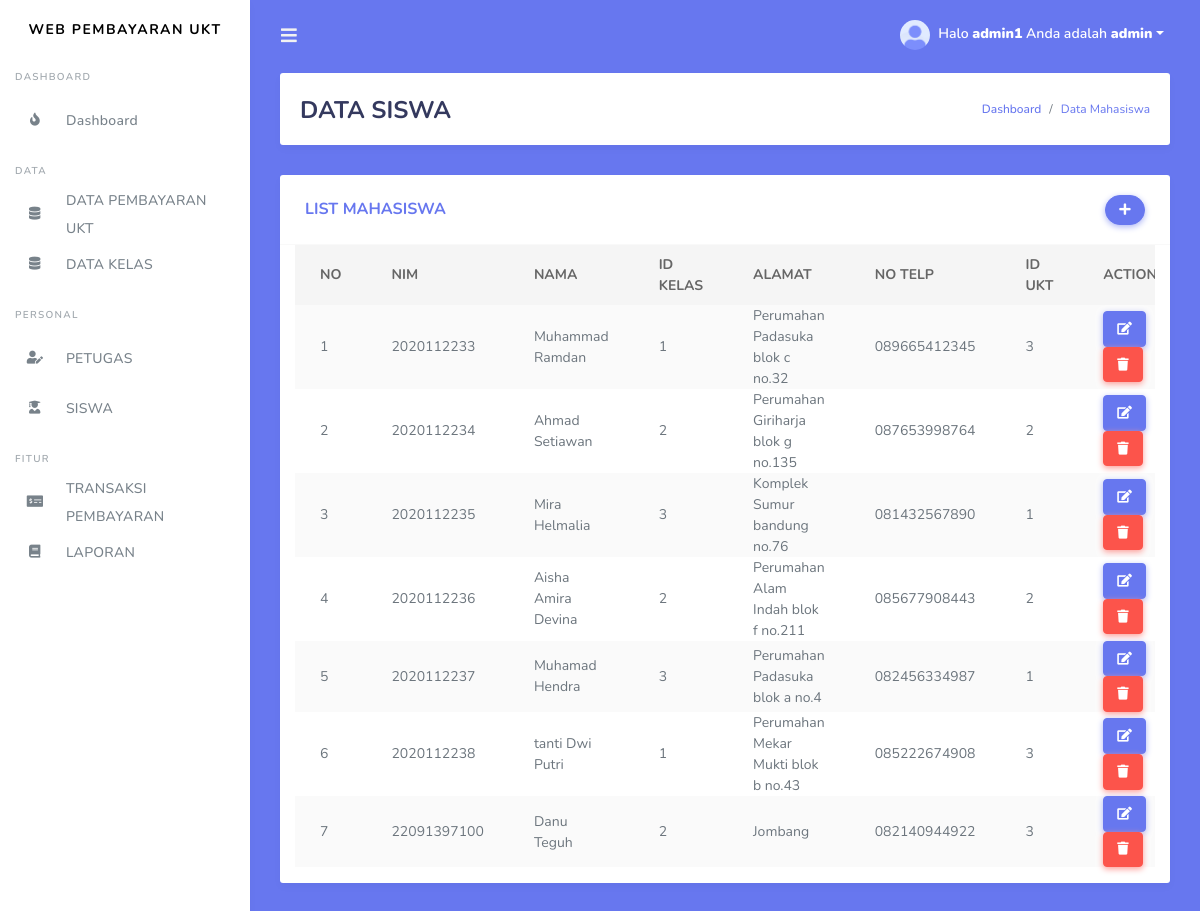
The app's page /siswa.php (signed in) with its own data.
### tables this page shows
CREATE TABLE `siswa` (
  `nisn` varchar(11) NOT NULL,
  `nis` varchar(11) NOT NULL,
  `nama` varchar(35) NOT NULL,
  `id_kelas` int(11) NOT NULL,
  `alamat` text NOT NULL,
  `no_telp` varchar(13) NOT NULL,
  `id_spp` int(11) NOT NULL
);

CREATE TABLE `kelas` (
  `id_kelas` int(11) NOT NULL,
  `nama_kelas` varchar(10) NOT NULL,
  `kompetensi_keahlian` varchar(50) NOT NULL
);

CREATE TABLE `spp` (
  `id_spp` int(11) NOT NULL,
  `tahun` int(11) NOT NULL,
  `nominal` int(11) NOT NULL
);

### siswa.php (the view, shortened to what this page needs)
<!DOCTYPE html>
<html>
  <head>
  </head>
<body>
	<?php
  include ('tampilan/header.php');
  include ('tampilan/sidebar.php');
?>
      <div class="main-content bg-primary">
        <section class="section">
          <div class="section-header">
            <h1>DATA SISWA</h1>
            <div class="section-header-breadcrumb">
              <div class="breadcrumb-item active"><a href="dashboard.php">Dashboard</a></div>
              <div class="breadcrumb-item text-primary">Data Mahasiswa</div>
            </div>
          </div>
            <div class="row">
              <div class="col-md-12">
                <div class="card">
                  <div class="card-header">
                    <h4>LIST MAHASISWA</h4>
                    <div class="card-header-form">
                      <form>
                          <div class="input-group-btn">
                            <a href="tambah_siswa.php" class="btn btn-primary"><i class="fas fa-plus"></i></a>
                        </div>
                      </form>
                    </div>
                  </div>
                  <div class="card-body p-0 ">
                  <div class="col-md-12">
                    <div class="table-responsive ">
                      <table class="table table-striped ">
                       <thead>
                          <tr>
                          <th>NO</th>
                          <th>NIM</th>
                          <th>NAMA</th>
                          <th>ID KELAS</th>
                          <th>ALAMAT</th>
                          <th>NO TELP</th>
                          <th>ID UKT</th>
                           <th>ACTION</th>
                        </tr>
                        </thead>
                         <tbody>
                           <?php
                              $query = "SELECT * FROM siswa,kelas,spp where siswa.id_kelas=kelas.id_kelas AND siswa.id_spp=spp.id_spp ORDER BY nisn ASC";
                        $result = mysqli_query($koneksi, $query);
                              $no = 1;
                              while($row = mysqli_fetch_assoc($result))
                              {
                              ?>
                        <tr>
                          <td><?php echo $no; ?></td>
                          <td><?php echo $row['nisn']; ?></td>
                            <td><?php echo $row['nama']; ?></td>
                             <td><?php echo $row['id_kelas']; ?></td>
                              <td><?php echo $row['alamat']; ?></td>
                               <td><?php echo $row['no_telp']; ?></td>
                                <td><?php echo substr ($row['id_spp'], 0, 20); ?></td>
                          <td>
                          <a href="edit_siswa.php?id=<?php echo $row['nisn']; ?>"class="btn btn-primary"><i class="fas fa-edit"></i></a>
                          <a href="proses_hapussiswa.php?id=<?php echo $row['nisn']; ?>" class="btn btn-danger" onClick="return confirm('Anda yakin akan menghapus data ini?')"><i class="fas fa-trash"></i></a>
                          </td>
                        </tr>
                         <?php
                           $no++;
                           }
                         ?>
                         </tbody>
                      </table>
                    </div>
                  </div>
                </div>
              </div>
              </div>
            </div>
          </div>
        </div>
      </div>
</body>
</html>

### tampilan/header.php (shortened to what this page needs)
<!DOCTYPE html>
<html lang="en">
  <head>
  <link rel="stylesheet" href="bootstrap/bootstrap.min.css">
  <link rel="stylesheet" href="assets/fontawesome-free/css/all.css">
  <link rel="stylesheet" href="css/style.css">
  <link rel="stylesheet" href="css/components.css">
  </head>
  </html>

### tampilan/sidebar.php (shortened to what this page needs)
  <?php
  if($_SESSION['level']=="admin"){
  ?>
<body>
  <div id="app">
    <div class="main-wrapper">
      <nav class="navbar navbar-expand-lg main-navbar">
        <form class="form-inline mr-auto">
          <ul class="navbar-nav mr-3">
            <li><a href="#" data-toggle="sidebar" class="nav-link nav-link-lg"><i class="fas fa-bars"></i></a></li>
          </ul>
        </form>
        <ul class="navbar-nav navbar-right">
          <li class="dropdown"><a href="#" data-toggle="dropdown" class="nav-link dropdown-toggle nav-link-lg nav-link-user">
            <img alt="image" src="img/avatar/avatar-1.png" class="rounded-circle mr-1">
            Halo <b><?php echo $_SESSION['username']; ?></b> Anda adalah <b><?php echo $_SESSION['level']; ?></b></a>
          </li>
        </ul>
      </nav>
      <div class="main-sidebar">
        <aside id="sidebar-wrapper">
          <div class="sidebar-brand">
            <a>Web Pembayaran UKT</a>
          </div>
          <ul class="sidebar-menu">
              <li class="menu-header">Dashboard</li>
              <li>
                <a href="dashboard.php" class="nav-link"><i class="fas fa-fire"></i><span>Dashboard</span></a>
              </li>
              <li class="menu-header">Data</li>
              <li><a class="nav-link" href="spp.php"><i class="fas fa-database"></i> <span>DATA PEMBAYARAN UKT</span></a></li>
              <li><a class="nav-link" href="kelas.php"><i class="fas fa-database"></i> <span>DATA KELAS</span></a></li>
              <li class="menu-header">Personal</li>
              <li><a class="nav-link" href="petugas.php"><i class="fas fa-user-edit"></i> <span>PETUGAS</span></a></li>
              <li><a class="nav-link" href="siswa.php"><i class="fas fa-user-graduate"></i> <span>SISWA</span></a></li>
              <li class="menu-header">Fitur</li>
              <li><a class="nav-link" href="transaksi.php"><i class="fas fa-money-check-alt"></i> <span>TRANSAKSI PEMBAYARAN</span></a></li>
              <li><a class="nav-link" href="laporan.php"><i class="fas fa-book"></i> <span>LAPORAN</span></a></li>
        </aside>
      </div>
<?php
}

### records on screen
siswa: nisn "2020112233", nama "Muhammad Ramdan", id_kelas.id_kelas "1", alamat "Perumahan Padasuka blok c no.32", no_telp "089665412345", id_spp.id_spp "3"
siswa: nisn "2020112234", nama "Ahmad Setiawan", id_kelas.id_kelas "2", alamat "Perumahan Giriharja blok g no.135", no_telp "087653998764", id_spp.id_spp "2"
siswa: nisn "2020112235", nama "Mira Helmalia", id_kelas.id_kelas "3", alamat "Komplek Sumur bandung no.76", no_telp "081432567890", id_spp.id_spp "1"
siswa: nisn "2020112236", nama "Aisha Amira Devina", id_kelas.id_kelas "2", alamat "Perumahan Alam Indah blok f no.211", no_telp "085677908443", id_spp.id_spp "2"
siswa: nisn "2020112237", nama "Muhamad Hendra", id_kelas.id_kelas "3", alamat "Perumahan Padasuka blok a no.4", no_telp "082456334987", id_spp.id_spp "1"
siswa: nisn "2020112238", nama "tanti Dwi Putri", id_kelas.id_kelas "1", alamat "Perumahan Mekar Mukti blok b no.43", no_telp "085222674908", id_spp.id_spp "3"
siswa: nisn "22091397100", nama "Danu Teguh", id_kelas.id_kelas "2", alamat "Jombang", no_telp "082140944922", id_spp.id_spp "3"

### other values on screen
$_SESSION['username'] "admin1"
$_SESSION['level'] "admin"
